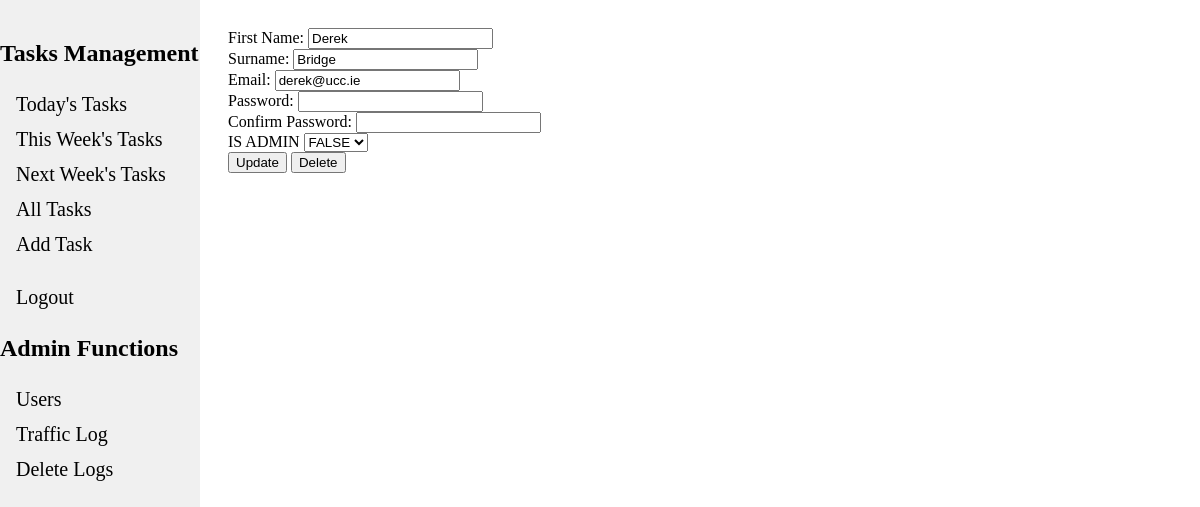
The app's page /update_user/3 (signed in) with its own data.
### tables this page shows
CREATE TABLE users (
    user_id INTEGER PRIMARY KEY AUTOINCREMENT,
    surname TEXT,
    first_name TEXT,
    email TEXT,
    password TEXT,
    is_admin INTEGER DEFAULT False   /* boolean to identify if user has admin privleges or not */
);

### app.py (the view, shortened to what this page needs)
@app.route("/update_user/<int:user_id>", methods=["GET", "POST"])
@login_required
@admin_required
def update_user(user_id): #TODO: Need to check password and 2nd password are the same.
    user = g.db.execute("SELECT * FROM users WHERE user_id = ?", (user_id,)).fetchone()
    form = UpdateUserForm()
    print("First Name")
    print(user["first_name"])
    if request.method == "GET":
        print("In GET")
        form.first_name.data = user["first_name"]
        form.surname.data = user["surname"]
        form.email.data = user["email"]
        form.password.data = user["password"]
        form.is_admin.data = user["is_admin"]
    if request.method == "POST" and "delete" in request.form:  # Check if the delete button is pressed
        print("Deleting User")
        g.db.execute("DELETE FROM users WHERE user_id = ?", (user_id,))
        g.db.commit()
        return redirect(url_for("list_users"))
    return render_template("update_user_form.html", form=form)

### forms.py
class UpdateUserForm(FlaskForm):
    first_name = StringField("First Name: ", validators=[InputRequired()])
    surname = StringField("Surname: ", validators=[InputRequired()])
    email = StringField("Email: ", validators=[InputRequired()])
    password = PasswordField("Password: ", validators=[InputRequired(message='password')])
    confirm_password = PasswordField("Confirm Password: ", validators=[InputRequired()])
    is_admin = SelectField("IS ADMIN", choices=[(0, "FALSE"), (1, "TRUE")])
    submit = SubmitField("Update")
    delete = SubmitField("Delete")

### app.py (called while the page is built)
@app.before_request
def load_logged_in_user():
    g.user = session.get("user_id", None)
    session_email = session.get("email", None)
    g.is_admin = session.get('is_admin', None) # Could use to gate admin functions
    db = get_db()
    client_ip = request.remote_addr
    endpoint = request.endpoint
    time = datetime.now()
    g.db.execute("""INSERT INTO traffic_logs (time,ip_addr,user_email,endpoint) VALUES (?,?,?,?)""",
            (time,client_ip, session_email, endpoint))
    g.db.commit()   # note i use the global g.db, for cleanliness throughout the file

def login_required(view):
    @wraps(view)
    def wrapped_view(*args, **kwargs):
        if g.user is None:
            return redirect(url_for("login", next=request.url))
        return view(*args,**kwargs)
    return wrapped_view

def admin_required(view):
    @wraps(view)
    def wrapped_view(*args, **kwargs):
        if g.is_admin is None:
            return render_template("not_authorized.html")
        return view(*args,**kwargs)
    return wrapped_view

### database.py (called while the page is built)
def get_db():
    if "db" not in g:
        g.db = sqlite3.connect(DATABASE, detect_types=sqlite3.PARSE_DECLTYPES)
        g.db.row_factory = sqlite3.Row
        return g.db

### templates/update_user_form.html (shortened to what this page needs)
{%extends "base.html"%}
{%block content %}
<link rel="stylesheet" href="../../static/baseStyles.css">
<form action="" method="POST" novalidate>
    {{ form.first_name.label }}
    {{ form.first_name() }}
    <br>
    {{ form.surname.label }}
    {{ form.surname() }}
    <br>
    {{ form.email.label }}
    {{ form.email() }}
    <br>
    {{ form.password.label }}
    {{ form.password() }}
    <br>
    {{ form.confirm_password.label }}
    {{ form.confirm_password() }}
    <br>
    {{ form.is_admin.label }}
    {{ form.is_admin() }}
    <br>
    {{form.submit()}}
    {{form.delete()}}
    <br>
</form>
{%endblock%}

### records on screen
users: first_name "Derek", surname "Bridge", email "derek@ucc.ie", is_admin "FALSE"
